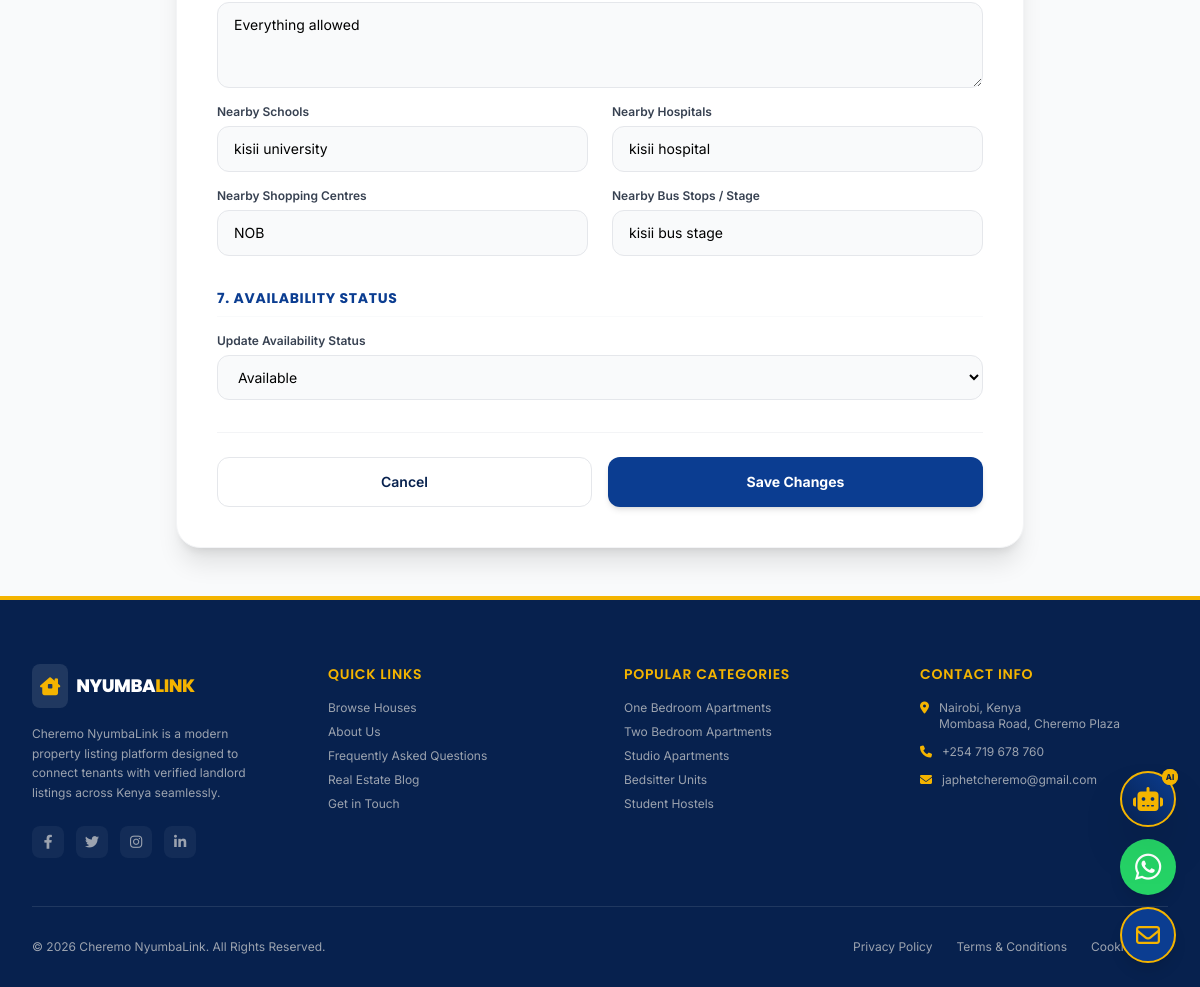
Before: /properties/7/edit/ (signed in, lower part) with the older database file.
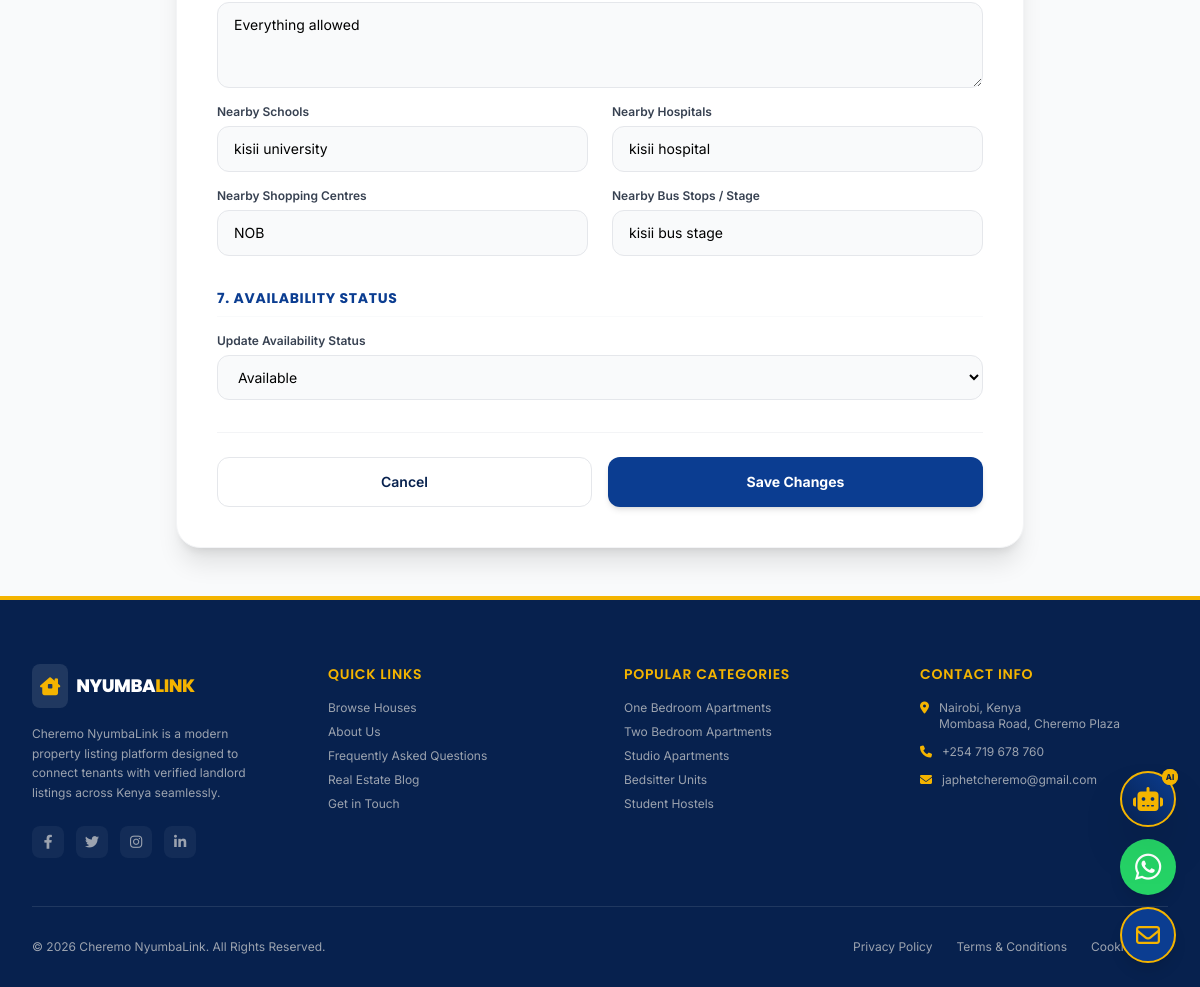
After: the same page with the newer database file.
### properties/models.py (models this page shows, shortened)
class Property(models.Model):
    CATEGORY_CHOICES = [
        ('bedsitter', 'Bedsitter'),
        ('single_room', 'Single Room'),
        ('studio', 'Studio Apartment'),
        ('one_bedroom', 'One Bedroom'),
        ('two_bedroom', 'Two Bedroom'),
        ('three_bedroom', 'Three Bedroom'),
        ('apartment', 'Apartment'),
        ('maisonette', 'Maisonette'),
        ('villa', 'Villa'),
        ('bungalow', 'Bungalow'),
        ('hostel', 'Hostel'),
        ('office', 'Office'),
        ('shop', 'Shop'),
        ('warehouse', 'Warehouse'),
        ('commercial', 'Commercial Property'),
        ('land', 'Land'),
        ('holiday_home', 'Holiday Home'),
    ]
    STATUS_CHOICES = [
        ('available', 'Available'),
        ('occupied', 'Occupied'),
        ('booked', 'Booked'),
        ('pending', 'Pending Approval'),
        ('renovation', 'Under Renovation'),
    ]
    title = models.CharField(max_length=200)
    description = models.TextField()
    category = models.CharField(max_length=50, choices=CATEGORY_CHOICES)
    property_type = models.CharField(max_length=50, default='Rental')
    monthly_rent = models.DecimalField(max_digits=10, decimal_places=2)
    deposit = models.DecimalField(max_digits=10, decimal_places=2)
    service_charge = models.DecimalField(max_digits=10, decimal_places=2, default=0.00)
    bedrooms = models.IntegerField(default=0)
    bathrooms = models.IntegerField(default=0)
    square_footage = models.IntegerField(blank=True, null=True)
    floor_number = models.IntegerField(default=0)
    county = models.CharField(max_length=100)
    town = models.CharField(max_length=100)
    estate = models.CharField(max_length=100)
    address = models.CharField(max_length=255)
    latitude = models.DecimalField(max_digits=9, decimal_places=6, blank=True, null=True)
    longitude = models.DecimalField(max_digits=9, decimal_places=6, blank=True, null=True)
    amenities = models.ManyToManyField(Amenity, blank=True)
    created_by = models.ForeignKey(settings.AUTH_USER_MODEL, on_delete=models.CASCADE, related_name='properties')
    status = models.CharField(max_length=20, choices=STATUS_CHOICES, default='pending')
    video_url = models.URLField(blank=True, null=True, help_text="YouTube or external video tour URL")
    house_rules = models.TextField(blank=True, null=True, help_text="No pets, late gate entry guidelines, etc.")
    nearby_schools = models.CharField(max_length=255, blank=True, null=True)
    nearby_hospitals = models.CharField(max_length=255, blank=True, null=True)
    nearby_shopping = models.CharField(max_length=255, blank=True, null=True)
    nearby_bus_stops = models.CharField(max_length=255, blank=True, null=True)
    date_posted = models.DateTimeField(auto_now_add=True)
    class Meta:
        verbose_name_plural = "Properties"
        ordering = ['-date_posted']

### properties/views.py (the view, shortened to what this page needs)
# urls.py: path('<int:pk>/edit/', views.property_update, name='property_update'),
@login_required
def property_update(request, pk):
    property_obj = get_object_or_404(Property, pk=pk)
    if property_obj.created_by != request.user and not request.user.is_superuser:
        messages.error(request, "You are not authorized to edit this property.")
        return redirect('dashboard_redirect')
    amenities = Amenity.objects.all()
    context = {
        'property': property_obj,
        'amenities': amenities,
        'categories': Property.CATEGORY_CHOICES
    }
    return render(request, 'properties/property_form.html', context)

### templates/properties/property_form.html (shortened to what the changed rows need)
{% extends 'base.html' %}
{% block content %}
<section class="py-12 bg-gray-50 flex-grow">
    <div class="max-w-4xl mx-auto px-4 sm:px-6">
        <div class="bg-white rounded-3xl shadow-xl border border-gray-100 p-8 sm:p-10">
            <form action="{% if property %}{% url 'property_update' property.id %}{% else %}{% url 'property_create' %}{% endif %}"
                  method="POST" enctype="multipart/form-data" class="space-y-8">
                <div class="space-y-4">
                    <div class="flex flex-col gap-1.5">
                        <textarea name="house_rules" id="house_rules" rows="3" placeholder="Write rules for tenants..."
                                  class="bg-gray-50 border border-gray-200 rounded-xl px-4 py-3 text-sm focus:outline-none focus:ring-2 focus:ring-brandBlue text-gray-805">{{ property.house_rules|default:'' }}</textarea>
                    </div>
                    <div class="grid grid-cols-1 sm:grid-cols-2 gap-6">
                        <div class="flex flex-col gap-1.5">
                            <label for="nearby_schools" class="text-xs font-semibold text-gray-700">Nearby Schools</label>
                            <input type="text" name="nearby_schools" id="nearby_schools" value="{{ property.nearby_schools|default:'' }}" placeholder="e.g. Kilimani Primary, Riara School"
                                   class="bg-gray-50 border border-gray-200 rounded-xl px-4 py-3 text-sm focus:outline-none focus:ring-2 focus:ring-brandBlue text-gray-805">
                        </div>
                        <div class="flex flex-col gap-1.5">
                            <label for="nearby_hospitals" class="text-xs font-semibold text-gray-700">Nearby Hospitals</label>
                            <input type="text" name="nearby_hospitals" id="nearby_hospitals" value="{{ property.nearby_hospitals|default:'' }}" placeholder="e.g. Nairobi Hospital, Coptic Hospital"
                                   class="bg-gray-50 border border-gray-200 rounded-xl px-4 py-3 text-sm focus:outline-none focus:ring-2 focus:ring-brandBlue text-gray-805">
                        </div>
                    </div>
                    <div class="grid grid-cols-1 sm:grid-cols-2 gap-6">
                        <div class="flex flex-col gap-1.5">
                            <label for="nearby_shopping" class="text-xs font-semibold text-gray-700">Nearby Shopping Centres</label>
                            <input type="text" name="nearby_shopping" id="nearby_shopping" value="{{ property.nearby_shopping|default:'' }}" placeholder="e.g. Yaya Centre, Prestige Plaza"
                                   class="bg-gray-50 border border-gray-200 rounded-xl px-4 py-3 text-sm focus:outline-none focus:ring-2 focus:ring-brandBlue text-gray-805">
                        </div>
                        <div class="flex flex-col gap-1.5">
                            <label for="nearby_bus_stops" class="text-xs font-semibold text-gray-700">Nearby Bus Stops / Stage</label>
                            <input type="text" name="nearby_bus_stops" id="nearby_bus_stops" value="{{ property.nearby_bus_stops|default:'' }}" placeholder="e.g. Yaya Stage, Prestige Stage"
                                   class="bg-gray-50 border border-gray-200 rounded-xl px-4 py-3 text-sm focus:outline-none focus:ring-2 focus:ring-brandBlue text-gray-805">
                        </div>
                    </div>
                </div>
                {% if property %}
                <div class="space-y-4">
                    <h3 class="text-sm font-bold text-brandBlue uppercase font-poppins tracking-wider border-b border-gray-50 pb-2">7. Availability Status</h3>
                    <div class="flex flex-col gap-1.5">
                        <label for="status" class="text-xs font-semibold text-gray-700">Update Availability Status</label>
                        <select name="status" id="status" class="bg-gray-50 border border-gray-200 rounded-xl px-4 py-3 text-sm focus:outline-none focus:ring-2 focus:ring-brandBlue text-gray-750">
                            <option value="available" {% if property.status == 'available' %}selected{% endif %}>Available</option>
                        </select>
                    </div>
                </div>
                {% endif %}
            </form>
        </div>
    </div>
</section>
{% endblock %}

Changed rows visible on the page:
changed Property "Everything allowed": status "Available" → (not shown)
Other visible differences:
form field status: (not shown) → "Available"
